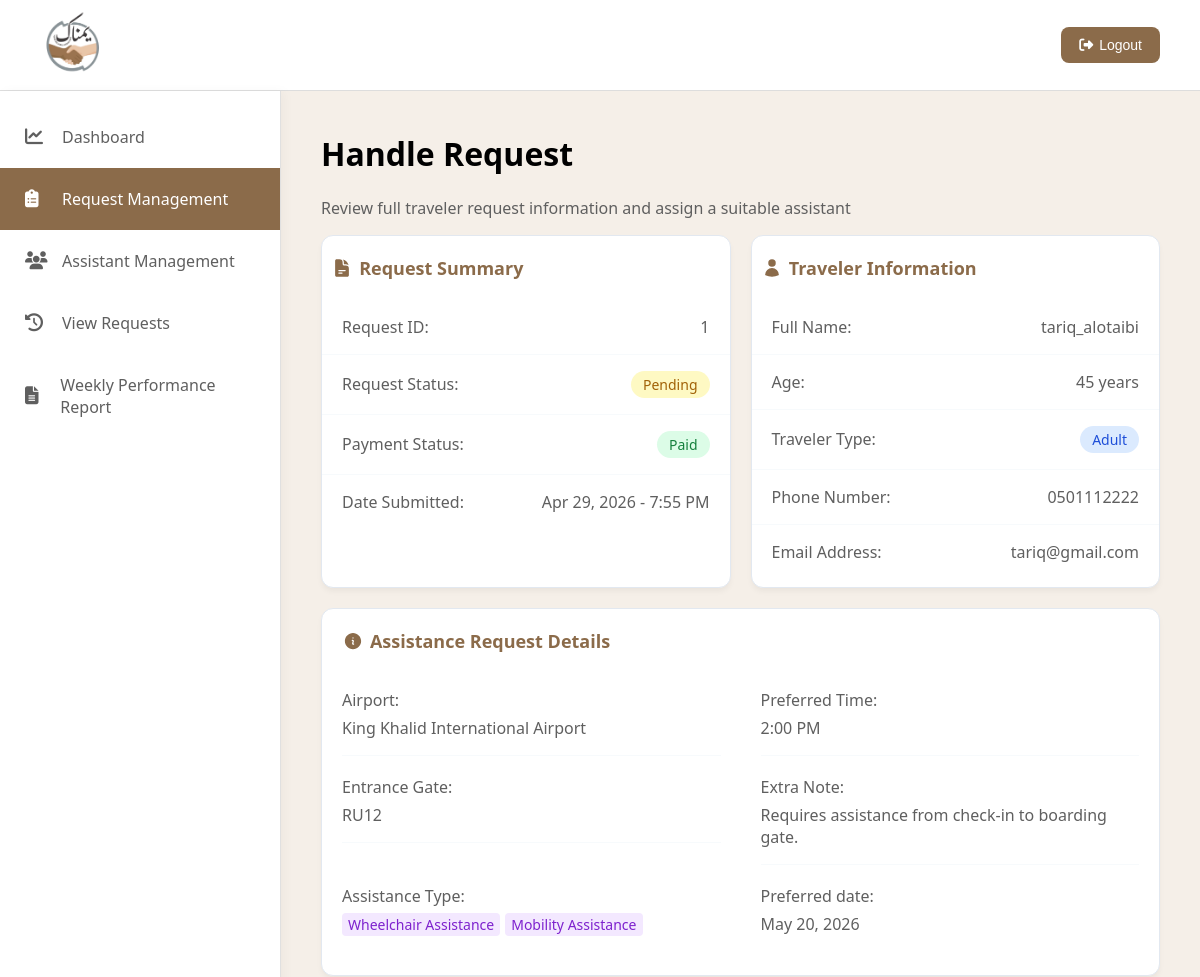
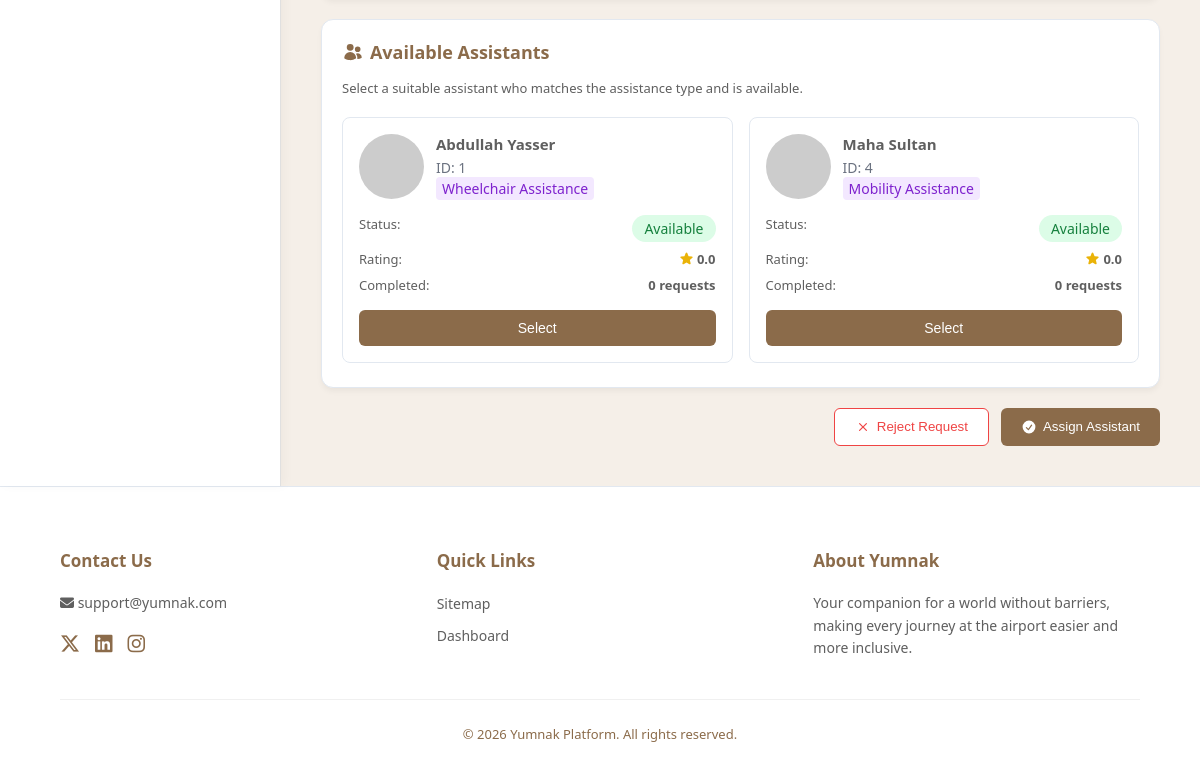
Page /handeling.php?id=1 (signed in) on the committed database (2 pictures, top to bottom).
### tables this page shows
CREATE TABLE ASSISTANCE_REQUEST (
    RequestID INT(11) AUTO_INCREMENT PRIMARY KEY,
    PreferredTime DATETIME NOT NULL,
    Date DATETIME DEFAULT CURRENT_TIMESTAMP,
    ExtraNote VARCHAR(255),
    Status ENUM('Pending', 'Accepted', 'Rejected', 'Cancelled', 'Completed') DEFAULT 'Pending', 
    IsPaid BOOLEAN DEFAULT FALSE,
    TravelerID INT NOT NULL,
    AdminID INT,
    AssistantID INT,
    GateID VARCHAR(50) NOT NULL,
    FOREIGN KEY (TravelerID) REFERENCES TRAVELER(UserID) ON DELETE CASCADE,
    FOREIGN KEY (AdminID) REFERENCES ADMIN(AdminID) ON DELETE SET NULL,
    FOREIGN KEY (AssistantID) REFERENCES ASSISTANT(AssistantID) ON DELETE SET NULL,
    FOREIGN KEY (GateID) REFERENCES GATE(GateID) ON DELETE RESTRICT
);

CREATE TABLE TRAVELER (
    UserID INT(11) AUTO_INCREMENT PRIMARY KEY,
    UserName VARCHAR(100) UNIQUE NOT NULL,
    Email VARCHAR(150) UNIQUE NOT NULL,
    Phone VARCHAR(20) NOT NULL,
    Password VARCHAR(255) NOT NULL,
    DOB DATE
);

CREATE TABLE AIRPORT (
    AirportID INT(11) AUTO_INCREMENT PRIMARY KEY,
    AirportName VARCHAR(150) NOT NULL,
    City VARCHAR(100) NOT NULL,
    ImagePath VARCHAR(255) NOT NULL
);

CREATE TABLE GATE (
    GateID VARCHAR(50) PRIMARY KEY,
    AirportID INT,
    FOREIGN KEY (AirportID) REFERENCES AIRPORT(AirportID) ON DELETE CASCADE
);

CREATE TABLE ASSISTANT (
    AssistantID INT(11) AUTO_INCREMENT PRIMARY KEY,
    Name VARCHAR(100) NOT NULL,
    Phone VARCHAR(20) NOT NULL,
    Email VARCHAR(100) UNIQUE NOT NULL,
    Specialization ENUM(
        'Wheelchair Assistance', 
        'Mobility Assistance', 
        'Visual Impairment Assistance', 
        'Hearing Impairment Assistance', 
        'Cognitive Assistance'
    ) NOT NULL,
    AdminID INT,
    FOREIGN KEY (AdminID) REFERENCES ADMIN(AdminID) ON DELETE SET NULL
);

### handeling.php (the view, shortened to what this page needs)
<?php
require 'db_connection.php';
$requestID = intval($_GET['id']);
$reqQuery = "SELECT ar.RequestID, ar.Status, ar.IsPaid, ar.Date AS SubmitDate, ar.PreferredTime, ar.ExtraNote,
                    t.UserName, t.DOB, t.Phone, t.Email,
                    g.GateID, a.AirportName,
                    GROUP_CONCAT(at.AssistanceName SEPARATOR ',') AS AssistanceTypes
             FROM ASSISTANCE_REQUEST ar
             JOIN TRAVELER t ON ar.TravelerID = t.UserID
             JOIN GATE g ON ar.GateID = g.GateID
             JOIN AIRPORT a ON g.AirportID = a.AirportID
             JOIN REQUEST_TYPE rt ON ar.RequestID = rt.RequestID
             JOIN ASSISTANCE_TYPE at ON rt.AssistanceTypeID = at.AssistanceTypeID
             WHERE ar.RequestID = $requestID
             GROUP BY ar.RequestID";
$reqResult = mysqli_query($conn, $reqQuery);
$request = mysqli_fetch_assoc($reqResult);
$dob = new DateTime($request['DOB']);
$now = new DateTime();
$age = $now->diff($dob)->y;
$submitDate = date('M j, Y - g:i A', strtotime($request['SubmitDate']));
$prefDate = date('F j, Y', strtotime($request['PreferredTime']));
$prefTime = date('g:i A', strtotime($request['PreferredTime']));
$requestedTypes = explode(',', $request['AssistanceTypes']);
$searchConditions = [];
foreach ($requestedTypes as $type) {
    $cleanType = trim($type);
    $firstWord = explode(' ', $cleanType)[0];
    $safeWord = mysqli_real_escape_string($conn, $firstWord);
    $searchConditions[] = "a.Specialization LIKE '%$safeWord%'";
}
$specializationFilter = implode(' OR ', $searchConditions);
$astQuery = "SELECT a.AssistantID, a.Name, a.Specialization,
                (SELECT COUNT(*) FROM ASSISTANCE_REQUEST ar2
                 WHERE ar2.AssistantID = a.AssistantID AND ar2.Status = 'Completed') AS CompletedCount,
                (SELECT ROUND(AVG(r.Stars), 1) FROM REVIEW r
                 JOIN ASSISTANCE_REQUEST ar3 ON r.RequestID = ar3.RequestID
                 WHERE ar3.AssistantID = a.AssistantID) AS AvgRating
             FROM ASSISTANT a
             WHERE ($specializationFilter)
             ORDER BY AvgRating DESC";
$astResult = mysqli_query($conn, $astQuery);
?>
<!DOCTYPE html>
<html lang="en" dir="ltr">
<head>
    <link rel="stylesheet" href="https://cdnjs.cloudflare.com/ajax/libs/font-awesome/6.5.1/css/all.min.css">
    <link rel="stylesheet" href="styleF.css">
</head>
<body>
    <header>
        <div class="logo">
            <img src="Image/Yumnak-Logo.png" alt="Yumnak Logo">
        </div>
        <div class="logout">
            <button onclick="window.location.href='logout.php'">
                <i class="fas fa-sign-out-alt"></i>
                Logout
            </button>
        </div>
    </header>
    <div class="container">
        <aside class="sidebar">
            <a href="Admin-Dashboard.php" class="sidebar-item">
                <i class="fa-solid fa-chart-line"></i> Dashboard
            </a>
            <a href="request-management.php" class="sidebar-item active">
                <i class="fa-solid fa-clipboard-list"></i> Request Management
            </a>
            <a href="Assistant_Management.php" class="sidebar-item">
                <i class="fa-solid fa-users"></i> Assistant Management
            </a>
            <a href="view-requests.php" class="sidebar-item">
                <i class="fa-solid fa-clock-rotate-left"></i> View Requests
            </a>
            <a href="Weekly_Performance.php" class="sidebar-item">
                <i class="fa-solid fa-file-lines"></i> Weekly Performance Report
            </a>
        </aside>
        <main class="main-content">
            <div class="headline">
                <h1>Handle Request</h1>
                <p>Review full traveler request information and assign a suitable assistant</p>
            </div>
            <div class="cards-row">
                <div class="small-table-container">
                    <div class="small-table-header-title">
                        Request Summary
                    </div>
                    <table class="detail-table">
                        <tbody>
                            <tr>
                                <th>Request ID:</th>
                                <td><?php echo htmlspecialchars($request['RequestID']); ?></td>
                            </tr>
                            <tr>
                                <th>Request Status:</th>
                                <td><span
                                        class="status <?php echo strtolower($request['Status']); ?>"><?php echo htmlspecialchars($request['Status']); ?></span>
                                </td>
                            </tr>
                            <tr>
                                <th>Payment Status:</th>
                                <?php if ($request['IsPaid']): ?>
                                    <td><span class="status paid">Paid</span></td>
                                <?php else: ?>
                                    <td><span class="status pending">Unpaid</span></td>
                                <?php endif; ?>
                            </tr>
                            <tr>
                                <th>Date Submitted:</th>
                                <td><?php echo $submitDate; ?></td>
                            </tr>
                        </tbody>
                    </table>
                </div>
                <div class="small-table-container">
                    <div class="small-table-header-title">
                        Traveler Information
                    </div>
                    <table class="detail-table">
                        <tbody>
                            <tr>
                                <th>Full Name:</th>
                                <td><?php echo htmlspecialchars($request['UserName']); ?></td>
                            </tr>
                            <tr>
                                <th>Age:</th>
                                <td><?php echo $age; ?> years</td>
                            </tr>
                            <tr>
                                <th>Traveler Type:</th>
                                <td><span
                                        class="status <?php echo ($age >= 18) ? 'adult' : 'pending'; ?>"><?php echo ($age >= 18) ? 'Adult' : 'Minor'; ?></span>
                                </td>
                            </tr>
                            <tr>
                                <th>Phone Number:</th>
                                <td><?php echo htmlspecialchars($request['Phone']); ?></td>
                            </tr>
                            <tr>
                                <th>Email Address:</th>
                                <td><?php echo htmlspecialchars($request['Email']); ?></td>
                            </tr>
                        </tbody>
                    </table>
                </div>
            </div>
            <div class="table-container full-width-card">
                <div class="small-table-header-title">
                    Assistance Request Details
                </div>
                <dl class="details-grid">
                    <div class="detail-block">
                        <dt>Airport:</dt>
                        <dd><?php echo htmlspecialchars($request['AirportName']); ?></dd>
                    </div>
                    <div class="detail-block">
                        <dt>Preferred Time:</dt>
                        <dd><?php echo $prefTime; ?></dd>
                    </div>
                    <div class="detail-block">
                        <dt>Entrance Gate:</dt>
                        <dd><?php echo htmlspecialchars($request['GateID']); ?></dd>
                    </div>
                    <div class="detail-block">
                        <dt>Extra Note:</dt>
                        <dd><?php echo htmlspecialchars($request['ExtraNote']); ?></dd>
                    </div>
                    <div class="detail-block border-none">
                        <dt>Assistance Type:</dt>
                        <dd>
                            <?php
                            $types = explode(',', $request['AssistanceTypes']);
                            foreach ($types as $type) {
                                echo '<span class="badge purple" style="margin-right: 5px;">' . htmlspecialchars(trim($type)) . '</span>';
                            }
                            ?>
                        </dd>
                    </div>
                    <div class="detail-block border-none">
                        <dt>Preferred date:</dt>
                        <dd><?php echo $prefDate; ?></dd>
                    </div>
                </dl>
            </div>
            <form method="POST" action="handeling.php?id=<?php echo $requestID; ?>">
                <div class="table-container full-width-card">
                    <div class="small-table-header-title">
                        Available Assistants
                    </div>
                    <p class="assistants-subtitle">Select a suitable assistant who matches the assistance type and is available.</p>
                    <div class="assistant-cards-wrapper">
                        <?php while ($ast = mysqli_fetch_assoc($astResult)):
                            $rating = $ast['AvgRating'] ? $ast['AvgRating'] : '0.0';
                        ?>
                            <div class="assistant-card" id="card-<?php echo $ast['AssistantID']; ?>">
                                <div class="assistant-header">
                                    <img src="https://ui-avatars.com/api/?name=<?php echo urlencode($ast['Name']); ?>&background=random" alt="<?php echo htmlspecialchars($ast['Name']); ?>'s image">
                                    <div class="assistant-info">
                                        <h4><?php echo htmlspecialchars($ast['Name']); ?></h4>
                                        <span class="ast-id">ID: <?php echo htmlspecialchars($ast['AssistantID']); ?></span>
                                        <span
                                            class="badge purple"><?php echo htmlspecialchars($ast['Specialization']); ?></span>
                                    </div>
                                </div>
                                <div class="card-stats">
                                    <div class="stat-row"><span>Status:</span> <span class="status paid">Available</span>
                                    </div>
                                    <div class="stat-row"><span>Rating:</span> <span class="val">
                                            <?php echo $rating; ?>
                                        </span>
                                    </div>
                                    <div class="stat-row"><span>Completed:</span> <span
                                            class="val"><?php echo $ast['CompletedCount']; ?> requests</span></div>
                                </div>
                                <button type="button" class="btn-select" onclick="selectAssistant(<?php echo $ast['AssistantID']; ?>, this)">Select</button>
                            </div>
                        <?php endwhile; ?>
                    </div>
                </div>
                <div class="action-row">
                    <button type="submit" name="action" value="reject" class="btn-reject" onclick="return confirm('Are you sure you want to reject this request?');">
                        <svg xmlns="http://www.w3.org/2000/svg" viewBox="0 0 20 20" fill="currentColor"
                            style="height: 16px;">
                            <path
                                d="M6.28 5.22a.75.75 0 0 0-1.06 1.06L8.94 10l-3.72 3.72a.75.75 0 1 0 1.06 1.06L10 11.06l3.72 3.72a.75.75 0 1 0 1.06-1.06L11.06 10l3.72-3.72a.75.75 0 0 0-1.06-1.06L10 8.94 6.28 5.22Z" />
                        </svg>
                        Reject Request
                    </button>
                    <button type="submit" name="action" value="assign" class="btn-assign" onclick="return validateAssignment();">
                        <svg xmlns="http://www.w3.org/2000/svg" viewBox="0 0 20 20" fill="currentColor"
                            style="height: 16px;">
                            <path fill-rule="evenodd"
                                d="M10 18a8 8 0 1 0 0-16 8 8 0 0 0 0 16Zm3.857-9.809a.75.75 0 0 0-1.214-.882l-3.483 4.79-1.88-1.88a.75.75 0 1 0-1.06 1.061l2.5 2.5a.75.75 0 0 0 1.137-.089l4-5.5Z"
                                clip-rule="evenodd" />
                        </svg>
                        Assign Assistant
                    </button>
                </div>
        </main>
    </div>
    <footer class="footer">
        <div class="footer-content">
            <div class="footer-section">
                <h4>Contact Us</h4>
                <p><i class="fas fa-envelope"></i> support@yumnak.com</p>
                <div class="social-icons">
                    <a href="#"><i class="fa-brands fa-x-twitter"></i></a>
                    <a href="#"><i class="fab fa-linkedin"></i></a>
                    <a href="#"><i class="fab fa-instagram"></i></a>
                </div>
            </div>
            <div class="footer-section">
                <h4>Quick Links</h4>
                <ul class="footer-links">
                    <li><a href="#">Sitemap</a></li>
                    <li><a href="Admin-Dashboard.php">Dashboard</a></li>
                </ul>
            </div>
            <div class="footer-section about-yumnak">
                <h4>About Yumnak</h4>
                <p>Your companion for a world without barriers, making every journey at the airport easier and more
                    inclusive.</p>
            </div>
        </div>
        <div class="footer-bottom">
            &copy; 2026 Yumnak Platform. All rights reserved.
        </div>
    </footer>
</body>
</html>

### rows in the picture
assistance_request: RequestID "1", Status "Pending", Date "Apr 29, 2026 - 7:55 PM", TravelerID.UserName "tariq_alotaibi", TravelerID.Phone "0501112222", TravelerID.Email "tariq@gmail.com", airport.AirportName "King Khalid International Airport", PreferredTime "2:00 PM", GateID.GateID "RU12", ExtraNote "Requires assistance from check-in to boarding gate.", PreferredTime "May 20, 2026"
assistant: Name "Abdullah Yasser", AssistantID "1", Specialization "Wheelchair Assistance", rating "0.0", CompletedCount "0"
assistant: Name "Maha Sultan", AssistantID "4", Specialization "Mobility Assistance", rating "0.0", CompletedCount "0"

### other values in the picture
$type "Wheelchair Assistance"
$type "Mobility Assistance"
